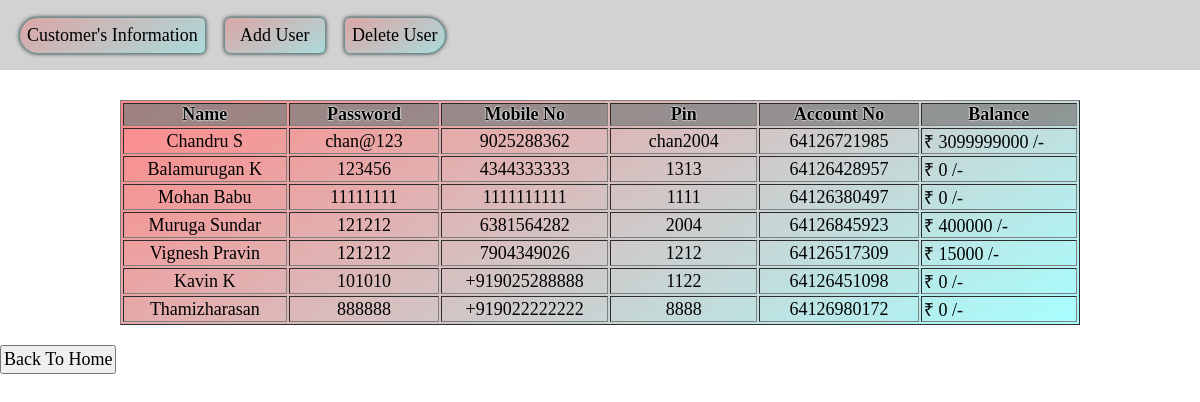
The app's page /tab with its own data.
### app1/models.py (models this page shows)
class Users(models.Model):
    First_Name=models.CharField(max_length=30)
    Last_Name=models.CharField(max_length=30)
    Password=models.CharField(max_length=10)
    Pin=models.CharField(max_length=4)
    Mobile_Number=models.CharField(max_length=12)
    Acc_No=models.CharField(max_length=11,unique=True)
    Balance=models.IntegerField()

### app1/views.py (the view)
# urls.py: path('tab',views.tab,name='tab'),
def tab(request):
    table=Users.objects.all()
    return render(request,'tab.html',{'table':table})

### templates/tab.html (shortened to what this page needs)
{% load static %}
<!DOCTYPE html>
<html lang="en">
<head>
    <link rel="stylesheet" href="/static/css/nav.css">
</head>
<body>
    <div class="main">
        <nav>
            <ul>
                <li><a href="/tab"><button id="b1">Customer's Information</button></a></li>
                <li><a href="/add"><button id="b2">Add User</button></a></li>
                <li><a href="/dell"><button id="b3">Delete User</button></a></li>
            </ul>
        </nav>
        <div class="content">
        <table align="center" border="">
            <tr>
                <th>Name</th>
                <th>Password</th>
                <th>Mobile No</th>
                <th>Pin</th>
                <th>Account No</th>
                <th>Balance</th>
            </tr>
            {% for i in table %}
            <tr>
                <td>{{i.First_Name}} {{i.Last_Name}}</td>
                <td>{{i.Password}}</td>
                <td>{{i.Mobile_Number}}</td>
                <td>{{i.Pin}}</td>
                <td>{{i.Acc_No}}</td>
                <td>₹ {{i.Balance}} /-</td>
            </tr>
            {% endfor %}
        </table>
        </div>
        <a href="{% url 'home' %}"><button style="margin-top:20px; padding: 2px; font-size: large;">Back To Home</button></a>
    </div>
</body>
</html>

### static/css/nav.css (style rules this page uses)
* { padding: 0; margin: 0; box-sizing: border-box; font-family:serif; font-size: large; }
nav { height: 70px; background-color: #8080805b; display: flex; align-items: center; }
nav ul { display: flex; }
nav ul li { list-style: none; }
nav ul li button { padding: 7px; min-width: 100px; margin-left: 20px; outline: none; border: none; background: linear-gradient(-30deg,#00ffff2f,#ff000036); box-shadow: 0 0 2px white, 0 0 5px black, 0 0 2px cyan, 0 0 2px black; }
#b1 { border-radius: 20px 5px 5px 20px; }
#b2 { border-radius: 5px; }
#b3 { border-radius: 5px 20px 20px 5px; }

### templates/tab.html (style rules this page uses)
body { height: 100vh; background: url("https://encrypted-tbn0.gstatic.com/images?q=tbn:ANd9GcQkXAB5hR9iGQs7KPRpYPAF3Pvf5c-oAe3Hpg&s"); background-repeat: no-repeat; background-size: cover; }
* { padding: 0; margin: 0; box-sizing: border-box; font-family:serif; font-size: large; }
nav { height: 70px; background-color: #8080805b; display: flex; align-items: center; }
nav ul { display: flex; }
nav ul li { list-style: none; }
nav ul li button { padding: 7px; min-width: 100px; margin-left: 20px; outline: none; border: none; background: linear-gradient(-30deg,#00ffff2f,#ff000036); box-shadow: 0 0 2px white, 0 0 5px black, 0 0 2px cyan, 0 0 2px black; }
#b1 { border-radius: 20px 5px 5px 20px; }
#b2 { border-radius: 5px; }
#b3 { border-radius: 5px 20px 20px 5px; }
.main { display: flex; flex-direction: column; }
@media (max-height: 100vh) { .main { height: 100%; } }
table { background: linear-gradient(-30deg,#00ffff57,#ff000077); font-size: large; width: 80%; background-color: #ffffff88; text-align: center; }
table th { background-color: #808080c0; text-shadow: 0 0 2px white, 0 0 2px white, 0 0 2px white, 0 0 2px black; }
table td { width: 200px; }
table td:last-child { text-align: start; padding-left: 2px; }
.content { padding-top: 30px; height: 80%; display: flex; flex-direction: column; align-items: center; }
button { cursor: pointer; }

### records on screen
Users: First_Name "Chandru", Last_Name "S", Password "chan@123", Mobile_Number "9025288362", Pin "chan2004", Acc_No "64126721985", Balance "3099999000"
Users: First_Name "Balamurugan", Last_Name "K", Password "123456", Mobile_Number "4344333333", Pin "1313", Acc_No "64126428957", Balance "0"
Users: First_Name "Mohan", Last_Name "Babu", Password "11111111", Mobile_Number "1111111111", Pin "1111", Acc_No "64126380497", Balance "0"
Users: First_Name "Muruga", Last_Name "Sundar", Password "121212", Mobile_Number "6381564282", Pin "2004", Acc_No "64126845923", Balance "400000"
Users: First_Name "Vignesh", Last_Name "Pravin", Password "121212", Mobile_Number "7904349026", Pin "1212", Acc_No "64126517309", Balance "15000"
Users: First_Name "Kavin", Last_Name "K", Password "101010", Mobile_Number "+919025288888", Pin "1122", Acc_No "64126451098", Balance "0"
Users: First_Name "Thamizharasan", Password "888888", Mobile_Number "+919022222222", Pin "8888", Acc_No "64126980172", Balance "0"
